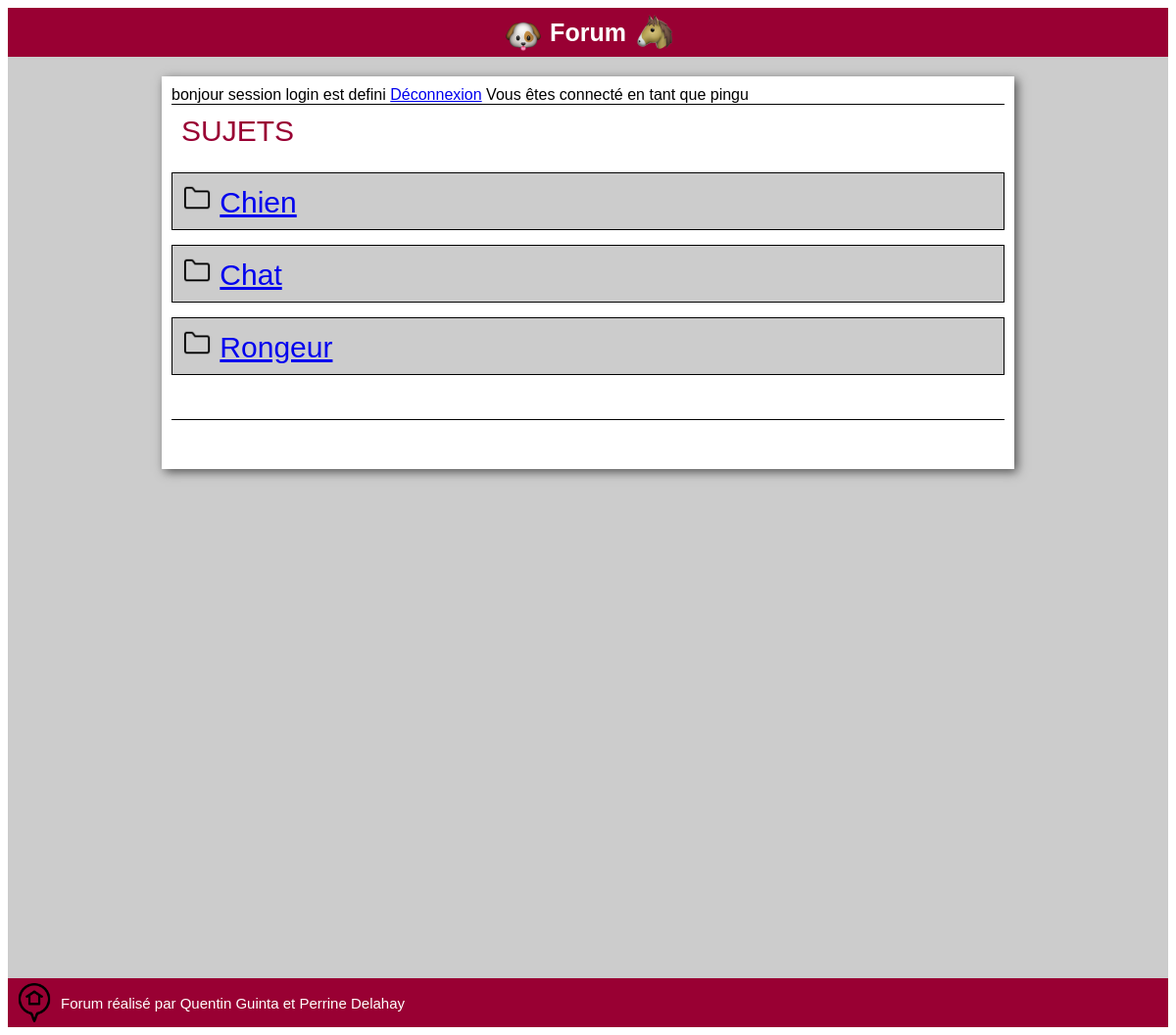
The page / (signed in) on the database its author committed.
### tables this page shows
CREATE TABLE IF NOT EXISTS CategorieDiscussion(
idCategorie INT AUTO_INCREMENT,
nomCategorie VARCHAR(64),
PRIMARY KEY(idCategorie));

### dataManagers/CategorieManager.php (called while the page is built, shortened)
<?php
    include_once("C:/UwAmp/www/PPE01-Le-Forum/PHP Perrine/data/CategorieDiscussion.php");
    class CategorieManager
    {
        public static function findCategorie($idCategorie)
        {
            $categorie = null;
            $connex = DatabaseLinker::getConnexion();
            $state = $connex->prepare("SELECT * FROM CategorieDiscussion WHERE idCategorie=?");
            $state->bindParam(1, $idCategorie);
            $state->execute();
            $resultats = $state->fetchAll();
            if(sizeof($resultats)>0)
            {
                $result = $resultats[0];
                $categorie = new CategorieDiscussion();
                $categorie->setIdCategorie($result["idCategorie"]);
                $categorie->setNomCategorie($result["nomCategorie"]);
            }
            return $categorie;
        }
        public static function findAllCategories()
        {
            $tabCategories = array();
            $connex = DatabaseLinker::getConnexion();
            $state = $connex->prepare("SELECT idCategorie FROM CategorieDiscussion");
            $state->execute();
            $resultats = $state->fetchAll();
            foreach($resultats as $result)
            {
                $categorie = CategorieManager::findCategorie($result["idCategorie"]);
                $tabCategories[] = $categorie;
            }
            return $tabCategories;
        }
    }
?>

### data/CategorieDiscussion.php (called while the page is built)
<?php
    class CategorieDiscussion
    {
        private $idCategorie;
        private $nomCategorie;
        function getIdCategorie()
        {
            return $this->idCategorie;
        }
        function setIdCategorie($idCategorie)
        {
            $this->idCategorie = $idCategorie;
        }
        function getNomCategorie()
        {
            return $this->nomCategorie;
        }
        function setNomCategorie($nomCategorie)
        {
            $this->nomCategorie = $nomCategorie;
        }
    }
?>

### index.php (the view, shortened to what this page needs)
<?php
    include_once("include/header.php");
    include_once("dataManagers/DiscussionManager.php");
    include_once("dataManagers/CategorieManager.php");
?>
<?php
    if(isset($_SESSION["login"]))
    {
        echo "bonjour session login est defini";
?>
        <a href="index.php?deco=true">Déconnexion</a>
<?php
        echo "Vous êtes connecté en tant que ".$_SESSION["login"];
?>
<?php
    }
    $tabCategories = CategorieManager::findAllCategories();
?>
    <div class="categorie-container">
        <div class="sujet-titre">SUJETS</div>
<?php
    foreach($tabCategories as $categorie)
    {
?>
        <div class="categorie-nom">
            <img src="images/folder.png"  alt="icone-dossier-categorie">
            <a href='sujet<?php echo $categorie->getIdCategorie().".php?"; ?>'> <?php echo $categorie->getNomCategorie()?> </a>
        </div>
<?php
    }
    ?>
    </div>
<?php
    include("include/footer.php");
?>

### css/index.css (style rules this page uses)
.categorie-container { margin-bottom: 40px; padding-bottom : 30px; border-bottom: 1px solid black; }
.sujet-titre { margin-bottom: 15px; padding: 10px; border-top: 1px solid black; color: #990033; font-size: 30px; }
.categorie-nom { margin-bottom: 15px; padding: 10px; background-color: #cccccc; border: 1px solid black; color: white; font-size: 30px; }
img { height: 30px; width: 30px; }

### rows shown on the page
categoriediscussion: nomCategorie "Chien"
categoriediscussion: nomCategorie "Chat"
categoriediscussion: nomCategorie "Rongeur"

### other values the page prints
$_SESSION["login"] "pingu"
